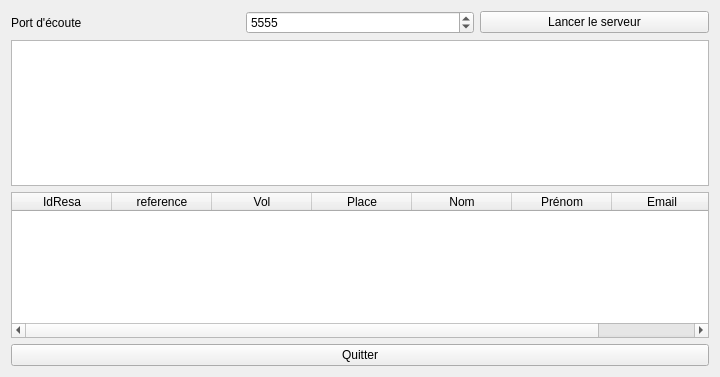
<?xml version="1.0" encoding="UTF-8"?>
<ui version="4.0">
 <class>IHM_Serveur</class>
 <widget class="QWidget" name="IHM_Serveur">
  <property name="geometry">
   <rect>
    <x>0</x>
    <y>0</y>
    <width>720</width>
    <height>377</height>
   </rect>
  </property>
  <property name="windowTitle">
   <string>IHM_Serveur</string>
  </property>
  <layout class="QVBoxLayout" name="verticalLayout">
   <item>
    <layout class="QHBoxLayout" name="horizontalLayout">
     <item>
      <widget class="QLabel" name="label">
       <property name="text">
        <string>Port d'écoute</string>
       </property>
      </widget>
     </item>
     <item>
      <widget class="QSpinBox" name="spinBoxPortEcoute">
       <property name="minimum">
        <number>2048</number>
       </property>
       <property name="maximum">
        <number>65535</number>
       </property>
       <property name="value">
        <number>5555</number>
       </property>
      </widget>
     </item>
     <item>
      <widget class="QPushButton" name="pushButtonLancer">
       <property name="text">
        <string>Lancer le serveur</string>
       </property>
      </widget>
     </item>
    </layout>
   </item>
   <item>
    <widget class="QTextEdit" name="textEditMessages"/>
   </item>
   <item>
    <widget class="QTableWidget" name="tableWidgetReservation">
     <column>
      <property name="text">
       <string>IdResa</string>
      </property>
     </column>
     <column>
      <property name="text">
       <string>reference</string>
      </property>
     </column>
     <column>
      <property name="text">
       <string>Vol</string>
      </property>
     </column>
     <column>
      <property name="text">
       <string>Place</string>
      </property>
     </column>
     <column>
      <property name="text">
       <string>Nom</string>
      </property>
     </column>
     <column>
      <property name="text">
       <string>Prénom</string>
      </property>
     </column>
     <column>
      <property name="text">
       <string>Email</string>
      </property>
     </column>
    </widget>
   </item>
   <item>
    <widget class="QPushButton" name="pushButtonQuitter">
     <property name="text">
      <string>Quitter</string>
     </property>
    </widget>
   </item>
  </layout>
 </widget>
 <resources/>
 <connections>
  <connection>
   <sender>pushButtonQuitter</sender>
   <signal>clicked()</signal>
   <receiver>IHM_Serveur</receiver>
   <slot>close()</slot>
   <hints>
    <hint type="sourcelabel">
     <x>391</x>
     <y>357</y>
    </hint>
    <hint type="destinationlabel">
     <x>5</x>
     <y>263</y>
    </hint>
   </hints>
  </connection>
 </connections>
</ui>
